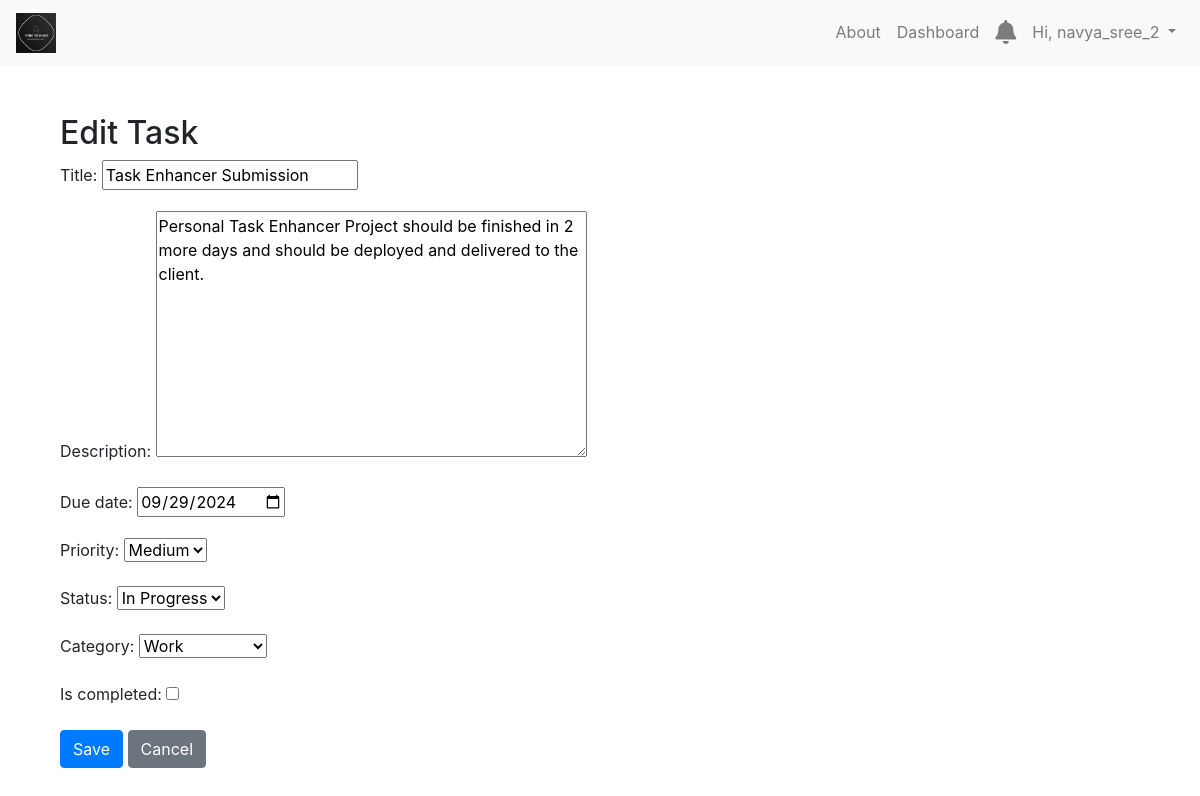
Page /tasks/3/edit/ (signed in) on the earlier database version.
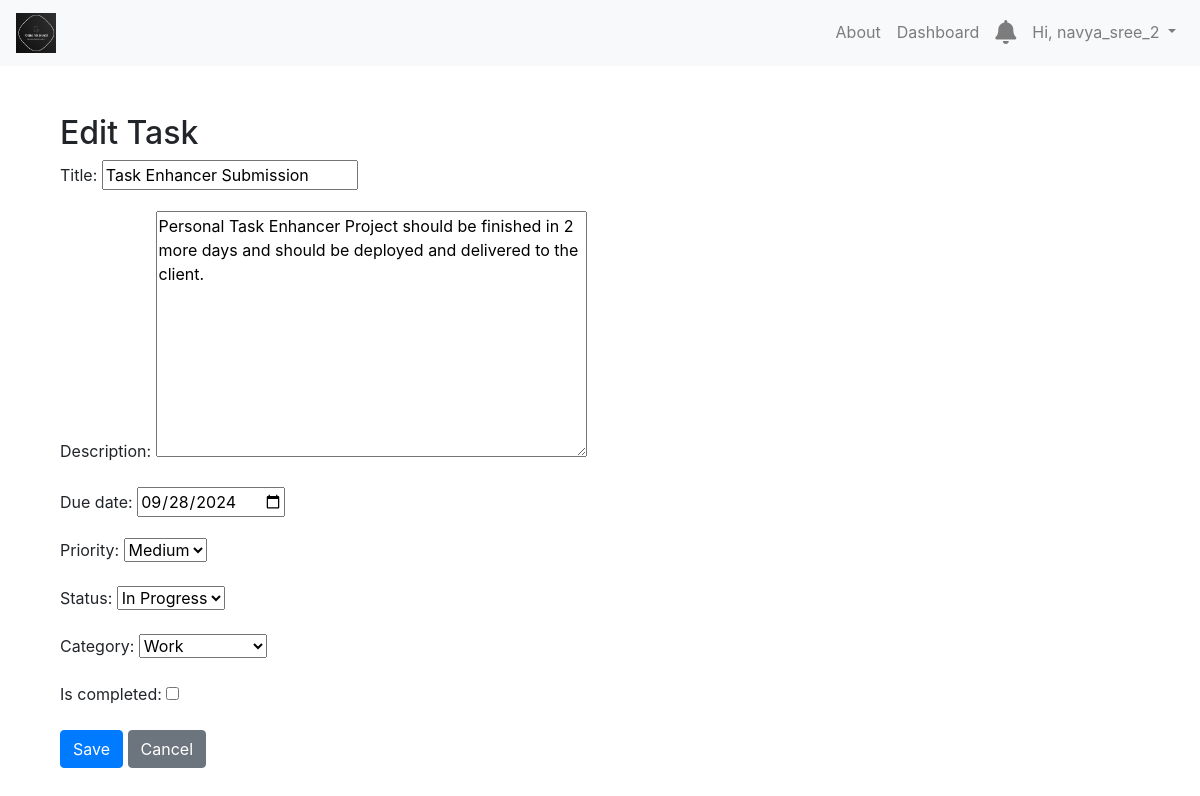
Same page on the later database version.
### tasks/models.py (models this page shows, shortened)
class Task(models.Model):
    PRIORITY_CHOICES = [
        ('L', 'Low'),
        ('M', 'Medium'),
        ('H', 'High'),
    ]
    STATUS_CHOICES = [
        ('P', 'Pending'),
        ('IP', 'In Progress'),
        ('C', 'Completed'),
    ]
    user = models.ForeignKey(User, on_delete=models.CASCADE)
    title = models.CharField(max_length=200)
    description = models.TextField(blank=True)
    due_date = models.DateField(null=True, blank=True)
    priority = models.CharField(max_length=1, choices=PRIORITY_CHOICES, default='M')
    status = models.CharField(max_length=2, choices=STATUS_CHOICES, default='P')
    category = models.ForeignKey(Category, null=True, on_delete=models.SET_NULL)
    created_at = models.DateTimeField(auto_now_add=True)
    is_completed = models.BooleanField(default=False)

### tasks/views.py (the view)
# urls.py: path('tasks/<int:pk>/edit/', views.task_update, name='task_update'),
@login_required
def task_update(request, pk):
    task = get_object_or_404(Task, pk=pk, user=request.user)
    if request.method == 'POST':
        form = TaskForm(request.POST, instance=task)
        if form.is_valid():
            form.save()
            messages.success(request, 'Task updated successfully!')
            return redirect('task_list')
    else:
        form = TaskForm(instance=task)
    return render(request, 'tasks/task_form.html', {'form': form})

### tasks/forms.py
class TaskForm(forms.ModelForm):
    due_date = forms.DateField(
        required=False,
        widget=forms.DateInput(attrs={'type': 'date'})
    )
    class Meta:
        model = Task
        fields = ['title', 'description', 'due_date', 'priority', 'status', 'category', 'is_completed']

### tasks/models.py (called while the page is built)
    def __str__(self):
        return self.name  # This will return the name of the category

### tasks/templates/tasks/task_form.html (shortened to what this page needs)
{% extends 'base.html' %}
{% block content %}
<div class="container mt-5">
    <h2>{{ form.instance.pk|yesno:"Edit Task,Add New Task" }}</h2>
    <form method="post">
        {{ form.as_p }}
        <button type="submit" class="btn btn-primary">Save</button>
        <a href="{% url 'task_list' %}" class="btn btn-secondary">Cancel</a>
    </form>
</div>
{% endblock %}

Differences in the rows shown:
changed Task "Edit Task": due_date "09/29/2024" → "09/28/2024"
